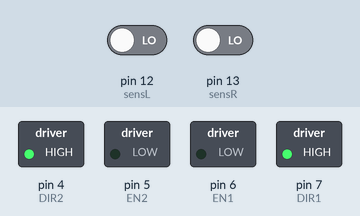
The sketch below on a simulated Arduino Uno, built with avr-gcc and run on an emulated ATmega328P. On the bench: switched loads named in the sketch (green lamp = pin HIGH). The test bench sets the inputs (shaded band); at power-on: pin 12 (sensL) LOW, pin 13 (sensR) LOW.

Above: at 1.2 s.
1.3 s: pin 12 (sensL) driven HIGH
At 1.6 s:
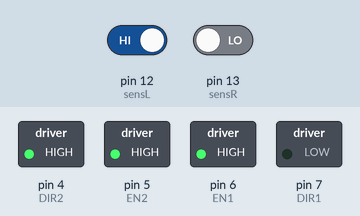
2.8 s: pin 13 (sensR) driven HIGH
At 3.9 s:
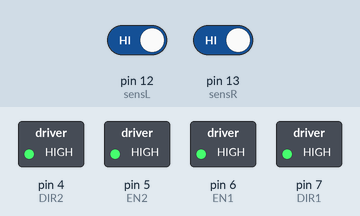
4.3 s: pin 12 (sensL) driven LOW
At 5.1 s:
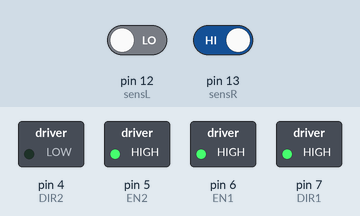
5.8 s: pin 13 (sensR) driven LOW
At 6.2 s:
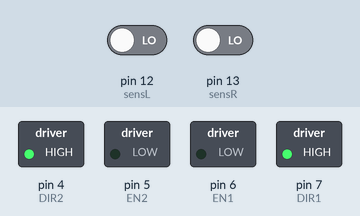
Timing chart, 0 to 8.3 s (numbered marks = the images above; inputs shaded):
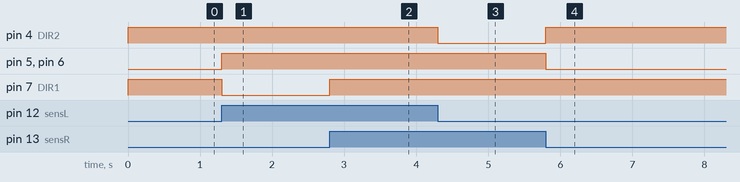

Measured:
- after the input at 1.3 s, pin 5 (EN2), pin 6 (EN1): LOW → HIGH at once; pin 7 (DIR1): HIGH → LOW at once
- after the input at 2.8 s, pin 7 (DIR1): LOW → HIGH at once
- after the input at 4.3 s, pin 4 (DIR2): HIGH → LOW at once
- after the input at 5.8 s, pin 4 (DIR2): LOW → HIGH at once; pin 5 (EN2), pin 6 (EN1): HIGH → LOW at once

The sketch:

Carbot_Sensor.ino
```cpp
//Motor 1
int EN1 = 6;  //Enable
int DIR1 = 7; //Direction

//Motor 2
int EN2 = 5;
int DIR2 = 4;

int sensL = 12;
int sensR = 13;
int stateL = 0; //Used to save the state of Left sensor
int stateR = 0; //Used to save the state of Right sensor

void setup()
{
  //setup pins as inputs and outputs
  pinMode (EN1, OUTPUT);
  pinMode (DIR1, OUTPUT);
  pinMode (EN2, OUTPUT);
  pinMode (DIR2, OUTPUT);

  pinMode (sensL, INPUT);
  pinMode (sensR, INPUT);
}

void loop()
{
  //Read the sensor pins and store them in a variable
  stateL= digitalRead(sensL);
  stateR= digitalRead(sensR);

  if(stateL == HIGH && stateR == HIGH) //If both sensors on, L&R on
  {
    digitalWrite(EN1, HIGH);
    digitalWrite(DIR1, HIGH);
    digitalWrite(EN2, HIGH);
    digitalWrite(DIR2, HIGH);
  }

  else if(stateL == HIGH && stateR == LOW) //If Left on, turn left
  {
    digitalWrite(EN1, HIGH);
    digitalWrite(DIR1, LOW);
    digitalWrite(EN2, HIGH);
    digitalWrite(DIR2, HIGH);

  }

  else if(stateL == LOW && stateR == HIGH) //If Right on, turn right
  {
    digitalWrite(EN1, HIGH);
    digitalWrite(DIR1, HIGH);
    digitalWrite(EN2, HIGH);
    digitalWrite(DIR2, LOW);

  }

  else if(stateL == LOW && stateR == LOW) //If both off, turn off
  {
    digitalWrite(EN1, LOW);
    digitalWrite(DIR1, HIGH);
    digitalWrite(EN2, LOW);
    digitalWrite(DIR2, HIGH);
  }
}
```
